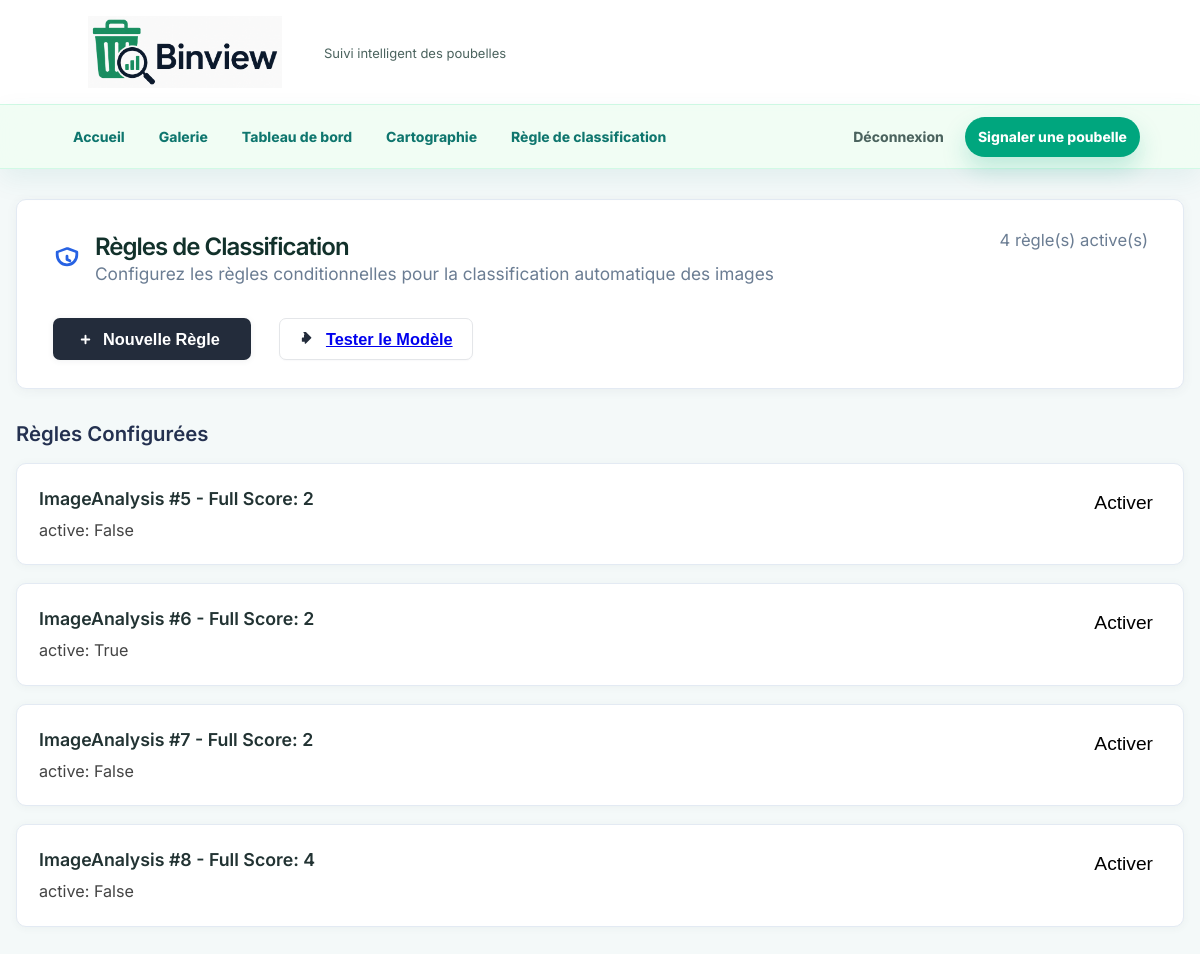
Page /classification_rule/ (signed in) on the committed database.
### analyse/models.py (models this page shows)
class ClassificationDefine(models.Model):
    num_contours_rule_1_vide = models.IntegerField(default=35)
    area_ratio_rule_1_vide = models.FloatField(default=0.25)
    mean_gray_rule_2_vide = models.IntegerField(default=140)
    edge_density_rule_2_vide = models.FloatField(default=0.05)
    area_ratio_rule_3_vide = models.FloatField(default=0.1)
    edge_density_rule_3_vide = models.FloatField(default=0.02)
    center_contour_density_rule_4_vide = models.FloatField(default=0.2)
    zone_middle_mean_brightness_rule_4_vide = models.IntegerField(default=70)
    mean_saturation_rule_1_pleine = models.IntegerField(default=75)
    area_ratio_rule_1_pleine = models.FloatField(default=0.2)
    area_ratio_rule_2_pleine = models.FloatField(default=0.3)
    num_contours_rule_2_pleine = models.IntegerField(default=60)
    edge_density_rule_3_pleine = models.FloatField(default=0.05)
    mean_saturation_rule_3_pleine = models.IntegerField(default=75)
    center_contour_density_rule_4_pleine = models.FloatField(default=0.35)
    zone_middle_mean_brightness_rule_4_pleine = models.IntegerField(default=80)
    contrast_rule_5_pleine = models.IntegerField(default=50)
    entropy_rule_5_pleine = models.FloatField(default=7.0)
    is_full_score = models.IntegerField(default=2)
    active = models.BooleanField(default=False)
    def __str__(self):
        return f"ImageAnalysis #{self.id} - Full Score: {self.is_full_score}"

### analyse/views.py (the view)
# urls.py: path('classification_rule/', views.classification_rule_view, name='classification_rule'),
@classification_view_required
def classification_rule_view(request):
    rules = ClassificationDefine.objects.all()
    return render(request, 'classification_rule.html', context={"rules" : rules})

### analyse/access.py (called while the page is built)
def staff_permissions_required(*permissions):
    def has_access(user):
        if not user.is_authenticated or not user.is_staff:
            return False
        if user.is_superuser:
            return True
        return all(user.has_perm(permission) for permission in permissions)
    return user_passes_test(has_access, login_url="/admin/login/")

### analyse/templates/classification_rule.html (shortened to what this page needs)
{% load static %}
<html lang="en">
<head>
    <link rel="stylesheet" href="{% static "analyse/classification.css" %}">
    <link rel="stylesheet" href="{% static "analyse/navbar.css" %}">
</head>
<body>
{% include "components/navbar.html" %}
</head>
<body>
  <div class="page-container">
    <div class="header-card">
      <div class="header-row">
        <div class="header-title-row">
          <svg viewBox="0 0 20 20" fill="currentColor"><path d="M10.35 2.4a1 1 0 0 0-.7 0l-6.5 2.5A1 1 0 0 0 2 5.8v2.07a8 8 0 1 0 16 0V5.8a1 1 0 0 0-.65-.9l-6.5-2.5ZM10 4.03l6 2.3v1.54a6 6 0 1 1-12 0V6.33l6-2.3Zm0 3.72a1 1 0 0 0-1 1v2.25a1 1 0 0 0 .55.9l2 1a1 1 0 1 0 .9-1.8l-1.45-.73V8.75a1 1 0 0 0-1-1Z"/></svg>
          <div class="header-texts">
            <h1>Règles de Classification</h1>
            <p>Configurez les règles conditionnelles pour la classification automatique des images</p>
          </div>
        </div>
        <span class="header-count">{{ rules.count }} règle(s) active(s)</span>
      </div>
      <div class="header-actions">
        <button class="btn primary">
          <svg viewBox="0 0 20 20" fill="currentColor"><path d="M10 5a1 1 0 0 1 1 1v3h3a1 1 0 1 1 0 2h-3v3a1 1 0 1 1-2 0v-3H6a1 1 0 0 1 0-2h3V6a1 1 0 0 1 1-1Z"/></svg>
         <a href="/form_rule" style="text-decoration :none; color :#fff;"> Nouvelle Règle <a>
        </button>
        <button class="btn">
          <svg viewBox="0 0 20 20" fill="currentColor"><path d="M4.5 2.75A.75.75 0 0 1 5.25 2h1.5a.75.75 0 0 1 .53.22l5.5 5.5a.75.75 0 0 1 0 1.06l-5.5 5.5a.75.75 0 0 1-1.28-.53v-1.5H3.75A.75.75 0 0 1 3 11.25v-2.5A.75.75 0 0 1 3.75 8h1.5V5.25a.75.75 0 0 1 .75-.75Z"/></svg>
          <a href="/tester"> Tester le Modèle </a>
        </button>
      </div>
    </div>
    <div>
      <div class="rules-section-title">Règles Configurées</div>
      <div class="rules-list">
        {% for rule in rules  %}
          <div class="rule-card">
            <div class="rule-info">
              <div class="rule-title">{{ rule }}</div>
              <div class="rule-details">
                active: {{ rule.active}}
              </div>
            </div>
            <div class="rule-actions">
              <button class="active-btn" title="Activer">
                <a href="/activer/{{ rule.id }}">Activer</a>
              </button>
            </div>
          </div>
        {% endfor %}
      </div>
    </div>
  </div>
</body>
</html>

### analyse/static/analyse/classification.css (style rules this page uses)
:root { --main-bg: linear-gradient(120deg, #f3f8fd 0%, #e8f7fd 50%, #e5f6eb 100%); --card-bg: #fff; --gray: #6b7d93; --border: #e3eaf3; --blue: #2762e3; --btn-dark: #232c3b; --btn-dark-hover: #1a2231; --btn-border: #e4e6e9; --red: #e94553; --green: #4bb85e; }
html, body { min-height: 100%; background: var(--main-bg); margin: 0; color: #222; }
body { margin: 0; padding: 0 0 50px 0; }
.page-container { max-width: 1200px; margin: 30px auto 0 auto; padding: 0 16px; }
.header-card { background: var(--card-bg); border-radius: 10px; box-shadow: 0 2px 12px 0 rgba(60,72,88,0.06); border: 1.5px solid var(--border); padding: 32px 30px 28px 36px; margin-bottom: 32px; position: relative; display: flex; flex-direction: column; gap: 22px; }
.header-row { display: flex; align-items: flex-start; justify-content: space-between; flex-wrap: wrap; gap: 14px 34px; }
.header-title-row { display: flex; align-items: center; gap: 12px; }
.header-title-row svg { color: var(--blue); width: 28px; height: 28px; margin-right: 2px; }
.header-texts h1 { font-size: 1.5rem; font-weight: 600; margin: 0 0 2px 0; letter-spacing: -1px; }
.header-texts p { color: var(--gray); font-size: 1.08rem; margin: 0; }
.header-actions { display: flex; gap: 14px; flex-wrap: wrap; margin-top: 12px; }
.btn { display: inline-flex; align-items: center; gap: 8px; padding: 0 19px; height: 42px; font-size: 1.02rem; font-weight: 600; border-radius: 7px; border: 1.5px solid var(--btn-border); background: var(--card-bg); color: #232c3b; cursor: pointer; transition: background 0.13s, border 0.13s; box-shadow: 0 1px 1.5px 0 rgba(60,72,88,0.03); outline: none; }
.btn.primary { background: var(--btn-dark); color: #fff; border: none; box-shadow: 0 1px 6px 0 rgba(60,72,88,0.08); padding: 0 23px; }
.btn svg { width: 19px; height: 19px; }
.header-count { color: var(--gray); font-size: 1.04rem; position: absolute; right: 35px; top: 30px; }
.rules-section-title { font-size: 1.27rem; font-weight: 600; margin-bottom: 17px; margin-top: 16px; color: #243150; }
.rules-list { display: flex; flex-direction: column; gap: 18px; }
.rule-card { background: var(--card-bg); border-radius: 10px; box-shadow: 0 1px 8px 0 rgba(60,72,88,0.05); border: 1.5px solid var(--border); padding: 24px 26px 20px 22px; display: flex; align-items: flex-start; justify-content: space-between; gap: 24px; min-width: 0; }
.rule-info { flex: 1 1 auto; min-width: 0; }
.rule-title { font-size: 1.11rem; font-weight: 600; margin-bottom: 8px; color: #233; }
.rule-details { font-size: 1.01rem; color: #444; line-height: 1.7; }
.rule-actions { display: flex; align-items: center; gap: 16px; margin-left: 10px; min-width: 0; }
.active-btn { background: none; border: none; color: var(--blue); font-size: 1.20rem; display: flex; align-items: center; cursor: pointer; padding: 4px; margin-left: 2px; transition: background 0.13s; border-radius: 5px; }
.active-btn a { text-decoration: none; color: #000; }

### analyse/static/analyse/navbar.css (style rules this page uses)
:root { --primary-color: #00A67E; --primary-dark: #007f62; --secondary-color: #E8F5E9; --surface: #ffffff; --border-soft: #d1fae5; --text-primary: #12312b; --text-secondary: #4b635e; --shadow-soft: 0 12px 30px rgba(15, 118, 110, 0.10); }
* { box-sizing: border-box; }
body { margin: 0; font-family: Inter, Poppins, -apple-system, BlinkMacSystemFont, "Segoe UI", Roboto, Arial, sans-serif; color: var(--text-primary); background: #f4f9f9; }

### rows in the picture
ClassificationDefine: id+is_full_score "ImageAnalysis #5 - Full Score: 2", active "False"
ClassificationDefine: id+is_full_score "ImageAnalysis #6 - Full Score: 2", active "True"
ClassificationDefine: id+is_full_score "ImageAnalysis #7 - Full Score: 2", active "False"
ClassificationDefine: id+is_full_score "ImageAnalysis #8 - Full Score: 4", active "False"

### other values in the picture
{{ rules.count }} "4"
